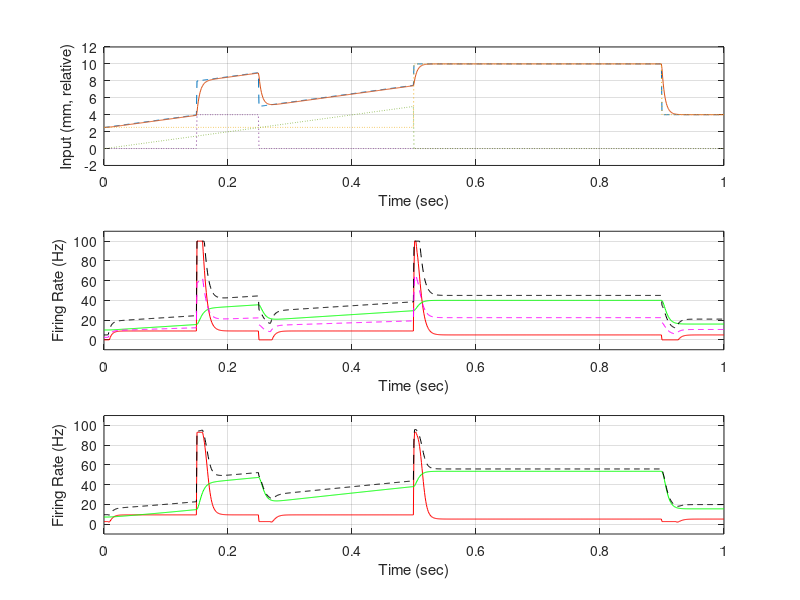

Recreate this plot in MATLAB.
% "STARTER" FOR USING LTI 1st-order Muscle Spindle SENSOR (see Figs in Chap 4, Winters)
% For Summed Combo of Step, Pulse, Ramp Inputs 
% Core: 1st-ORDER: Y(s)=[(k1 s + k0)/(tau s + 1)]U(s), broken into 2
% Added: mildly soothed input; 
global S P U
clear all
%==========================================================================
% PARAMETERS & MODEL CREATION:
P.tau = 0.004;  P.tauU = 0.005;    % time constant tau
P.k0 = 4; P.k1 = 0.4; P.k2 = 0.002; % static gain, rate param, accel param 
den = [P.tau 1];                   % denom for TF approach, e.g., eye
nump = [P.k1 0]; nums = [P.k0];    % num for primary, secondary
P.kmx = 105.0;  P.nh = 2;          % Hill's soft-sat max, nh
P.ksp = 40;  P.k0p = 2;            % Hill's ks, K0 for primary; init yp0
P.kss = 40;  P.k0s = 1;            % Hill's ks, K0 for secondary
sysp = tf(nump,den);               % primary model as transfer function 
syss = tf(nums,den);               % secondary model as transfer function
%syspa= tf([P.k2 0 0],[.0001 P.tau 1]); % primary accel part, for piecewise
%__________________________________________________________________________
% PREP for Simulation (times):
P.delt = 0.001;  P.tmax = 1.0;     % ==> USER: delt, max time
S.t = [0:P.delt:P.tmax];           % time vector for step, lsim
sysy0 = tf([P.tau],den);           % LTI object in case y0 not 0
P.y0 = 10;  P.yp0 = 5;             % initial firing (sec via length, primary)
S.y0 = zeros(1,length(S.t));
%__________________________________________________________________________
% INPUTS:
niter = length(S.t);               % # of iterations 
U.step = 10;  U.pulse = 4;  U.ramp = 10.0; % ==> step, pulse, ramp magn
U.nstp = 500;                      % for start of step (in iterations) 
S.u1 = [(P.y0/P.k0)*ones(1,U.nstp) U.step*ones(1,niter-U.nstp)]; % step input y0 to new 
S.u1(901:1001) = 4;                % if desire to turn off step   
U.npon = 150;  U.npwid = 100;      % for pulse switch (in iterations) - on & width
S.u2 = U.pulse*[ zeros(1,U.npon) ones(1,U.npwid) zeros(1,niter-U.npon-U.npwid)]; % pulse
U.nrmp = 498;                      % for end of ramp
S.u3 = U.ramp*[0 0 S.t(1:U.nrmp).*ones(1,U.nrmp) zeros(1,niter-U.nrmp-2)];  % ramp in
S.u = S.u1 + S.u2 + S.u3;          % summed input (can take some off)
sysu_filt = tf([1],[P.tauU 1]);    % light filtering of idealized input
S.ufilt = lsim(sysu_filt,S.u,S.t); % mildly filtered muscle length (input perturbation) 
S.ufil0 = (P.y0/P.k0).*exp(-S.t./P.tauU);  % exp response due to initial firing rate 
S.ufilt = S.ufilt' + S.ufil0;
%__________________________________________________________________________
% SIMULATIONS (using lsim():
S.ys  = lsim(syss,S.ufilt,S.t);    % secondary  response using LSIM, in Hz
S.yp  = lsim(sysp,S.ufilt,S.t);    % primary AP vel response using LSIM, in Hz
%S.ypa = max(S.ypa,0);             % keeping only positive (stretching) accel contributions
S.ys0  = P.y0.*exp(-S.t./P.tau);   % exp response due to initial firing rate 
S.ys  = S.ys + S.ys0';             % here giving initial FR to secondary
S.yp0 = -(P.k1/P.tau)*(P.y0/S.u(1)).*exp(-S.t./P.tau); % exp rate response, initial jumps 
S.yp  = S.yp + S.yp0' ; %+ S.ypa;  % adding rate and PW lin accel for primary
S.ypa = [0 P.k2*(diff(S.yp)/P.delt)']; % scaled derivative for acceleation
S.ypa= min(max(S.ypa,0),100);      % acceleration saturating of primary at 0
S.yp = S.yp + S.ypa';              % total primary (vel & accel, piecewise)
S.yp = min(max(S.yp+P.yp0,-P.yp0),100); % velocity saturating of primary 
S.ys = min(max(S.ys,0),100);       % saturating of secondary       
S.ysum = S.yp + S.ys;              % get summed response
S.ysum = min(max(S.ysum,0),100);      % acceleration saturating of primary at 0
S.yave = (S.yp + S.ys)./2;         % get average response
S.ypn = S.yp + P.k0p;              % nonlinear shift
S.yp = max(S.yp,0);          % full saturating of primary 
S.ypnl = P.k0p + (P.kmx.*S.ypn.^P.nh)./((P.ksp.^P.nh)+(S.ypn.^P.nh)); % soft-saturation of S.yp
S.ysnl = P.k0s + (P.kmx.*S.ys.^P.nh)./((P.kss.^P.nh)+(S.ys.^P.nh)) ;  % soft-saturation of S.ys
S.ypnl_n = S.ypnl/100;  S.ysnl_n = S.ysnl/100;  % Normalizing for "Fuzzy or" math
S.ynl = 100*(S.ypnl_n + S.ysnl_n - (S.ypnl_n.*S.ysnl_n)); % get NL ("fuzzy or") summed response
%__________________________________________________________________________
% PLOTTING:
figure(1); set(1,'Color',[1 1 1]);  
subplot(3,1,1);                    % Inputs
plot(S.t,S.u,'--',S.t,S.ufilt,'-',S.t,S.u1,':',S.t,S.u2,':',S.t,S.u3,':'); grid on; 
xlabel('Time (sec)'); ylabel('Input (mm, relative)');   
axis([0 1 -2 12]) 
subplot(3,1,2);                    % Outputs 
plot(S.t,S.yp,'r-',S.t,S.ys,'g-',S.t,S.ysum,'k--',S.t,S.yave,'m--');  hold on; grid on; % ,t,y,'-');   
xlabel('Time (sec)'); ylabel('Firing Rate (Hz)'); 
axis([0 1 -10 110])                % assume saturates at 0 & 100 Hz
subplot(3,1,3);                    % Outputs 
plot(S.t,S.ypnl,'r-',S.t,S.ysnl,'g-',S.t,S.ynl,'k--');  hold on;  grid on; % ,t,y,'-');   
xlabel('Time (sec)'); ylabel('Firing Rate (Hz)'); 
axis([0 1 -10 110])                % assume saturates at 0 & 100 Hz

 